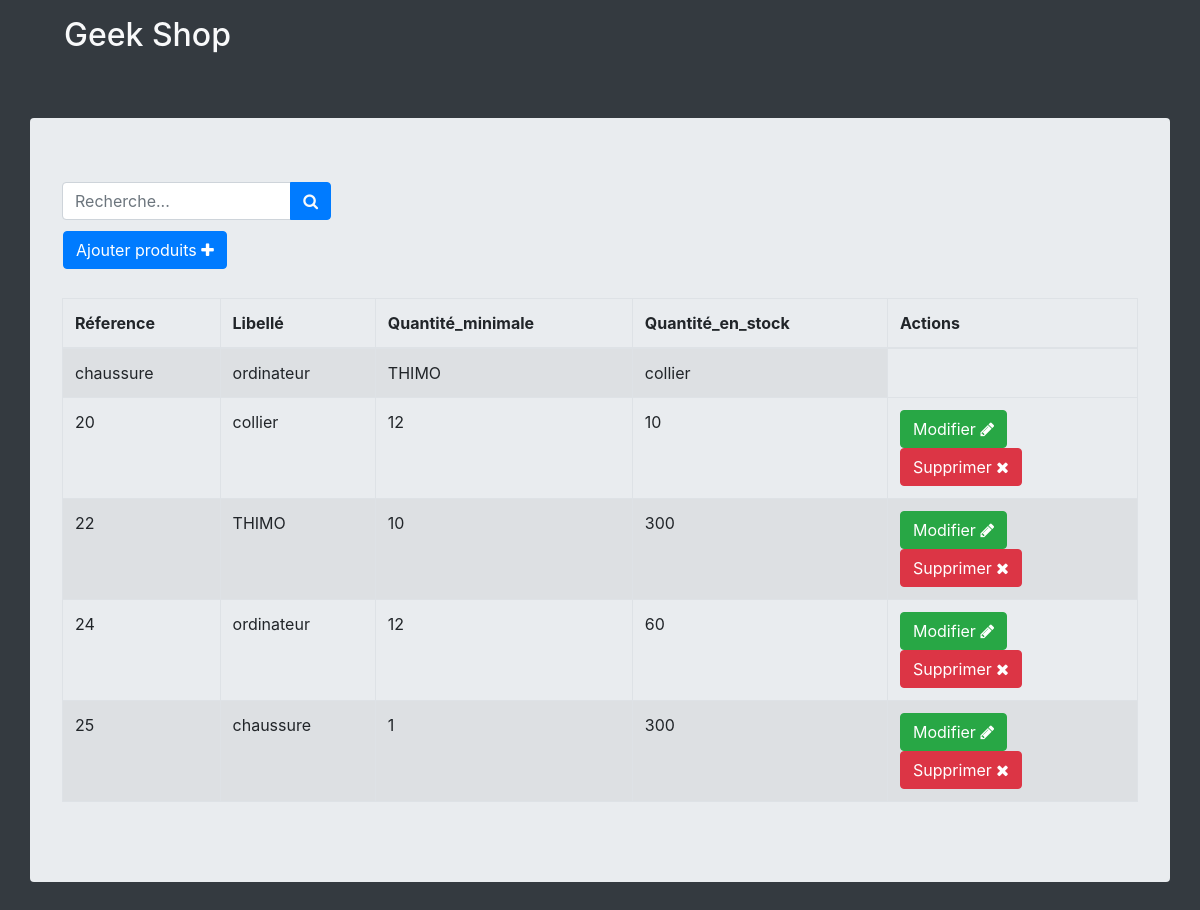
/traitement/admin.php, run on the app's committed database.
### tables this page shows
CREATE TABLE `produit` (
  `reference` int(11) NOT NULL,
  `libelle` varchar(255) NOT NULL,
  `quantite_minimale` int(25) NOT NULL,
  `quantite_en_stock` int(25) NOT NULL
);

### traitement/admin.php (the view, shortened to what this page needs)
<?php require_once("../database/db.php"); ?>
<?php
  $req = $bdd->query("SELECT * FROM produit");
  $reqs = $req->fetchAll();
?>
<?php
    $stmt = $bdd->query('SELECT * FROM produit ORDER BY reference DESC ');
?>
<!doctype html>
<html lang="fr">
  <head>
    <link rel="stylesheet" href="https://stackpath.bootstrapcdn.com/bootstrap/4.3.1/css/bootstrap.min.css">
    <link rel="stylesheet" href="https://cdnjs.cloudflare.com/ajax/libs/font-awesome/4.7.0/css/font-awesome.min.css">
    <link rel="stylesheet" href="style.css">
  </head>
  <body class="bg-dark">
    <nav class="navbar navbar-expand-sm navbar-light text-light font-weight-bold mt-2 ml-5  ">
      <h2 class="">Geek Shop</h2>
    </nav>
      <div class="container mt-5 d-flex justify-content-sm-center align-items-sm-center ">
          <div class="row jumbotron rounded">
              <form method="GET" class="input-group mb-3 w-25 ">
                  <input name="s" type="search" class="form-control" placeholder="Recherche...">
                   <div class="input-group-append ">
                  <button name="envoi" class="btn btn-primary bg-primary text-light" type="submit"><i class="fa fa-search"></i></button>
                  </div>
              </form>
              <div class="ajout input-group"> <a name="" id="" class="btn btn-primary  " href="insert.php" role="button">Ajouter produits <i class="fa fa-plus"></i></a></div>
            <table class="table table-striped table-bordered mt-4">
              <thead>
                <tr>
                  <th>Réference</th>
                  <th>Libellé</th>
                  <th>Quantité_minimale</th>
                  <th>Quantité_en_stock</th>
                  <th>Actions</th>
                </tr>
              </thead>
              <tbody>
              <?php
               if($stmt->rowCount() > 0){
                while($user = $stmt->fetch()){
                ?>
                <td><?= $user['libelle']; ?></td>
                <?php
              }
            }else{
                  ?>
                  <p>Aucun produit trouvé</p>
                  <?php
            }
          ?>
                <?php foreach($reqs as $req) : ?>
                <tr>
                  <td><?php echo $req['reference']?></td>
                  <td><?php echo $req['libelle']?></td>
                  <td><?php echo $req['quantite_minimale']?></td>
                  <td><?php echo $req['quantite_en_stock']?></td>
                  <td width="250">
                    <a onclick="return confirm('Voulez-vous modifier ce produit ?')" class="btn btn-success" href="update.php?reference=<?= $req['reference']?>">Modifier <i class="fa fa-pencil"></i></a>
                    <a onclick="return confirm('Voulez-vous supprimer ce produit ?')" class="btn btn-danger" href="delete.php?reference=<?= $req['reference']?>">Supprimer <i class="fa fa-remove"></i></a>
                  </td>
                </tr>
               <?php endforeach ?>
              </tbody>
            </table>
          </div>
      </div>
  </body>
</html>

### style.css (style rules this page uses)
.ajout { position: relative; left: 1px; bottom: 5px; text-transform: u; }

### data on the page
produit: libelle "chaussure", reference "25", quantite_minimale "1", quantite_en_stock "300"
produit: libelle "ordinateur", reference "24", quantite_minimale "12", quantite_en_stock "60"
produit: libelle "THIMO", reference "22", quantite_minimale "10", quantite_en_stock "300"
produit: libelle "collier", reference "20", quantite_minimale "12", quantite_en_stock "10"
